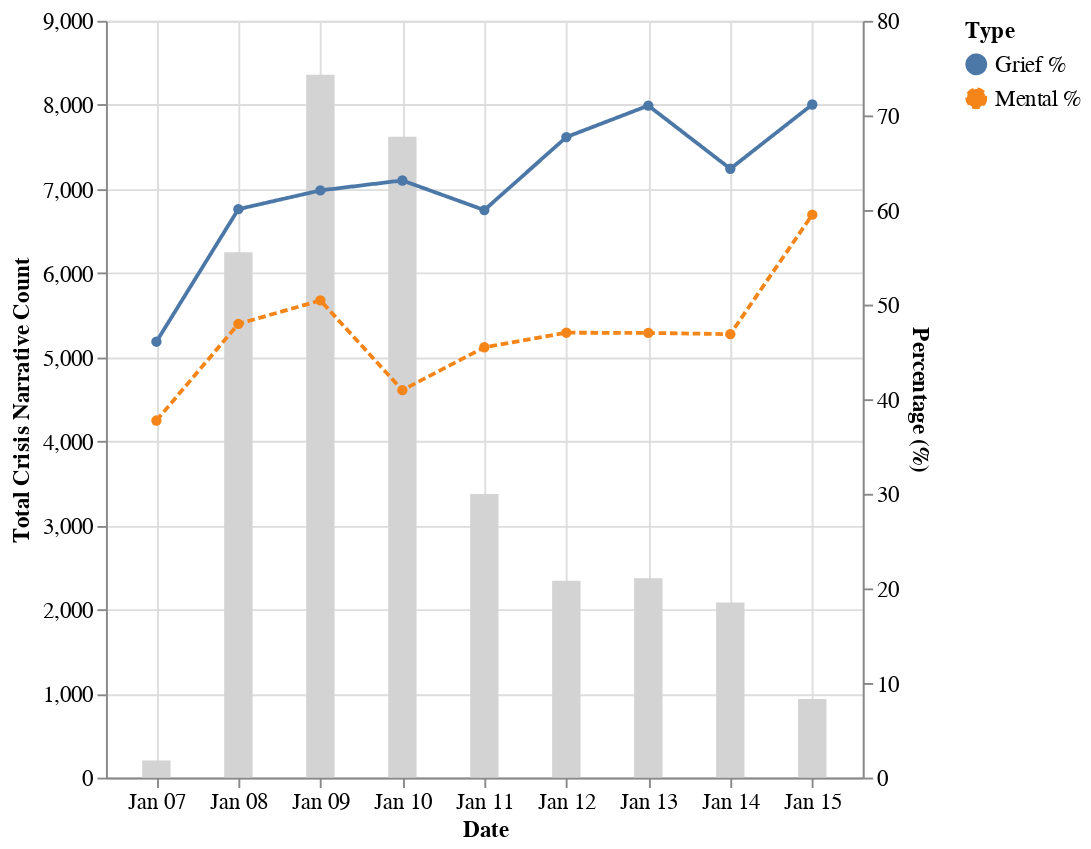

The cell this chart's notebook holds for it:
### Code cell
# Bar for Total Posts (left Y axis)
bar = alt.Chart(summary_by_cut).mark_bar(color='lightgray', size = 15).encode(
    x=alt.X('Day:T', title='Date', axis=alt.Axis(format='%b %d'), scale=x_scale),
    y=alt.Y('Total_Posts:Q', title='Total Crisis Narrative Count'),
)

# Line for Grief % and Mental % (right Y axis with shared legend)
line = alt.Chart(percent_df).mark_line(point=True).encode(
    x='Day:T',
    y=alt.Y('Percent:Q', title='Percentage (%)', axis=alt.Axis(titleColor='black')),
    color=alt.Color('Type:N', title='Type'),
    strokeDash=alt.StrokeDash('Type:N', title='Type'),  # Dashed for Mental
    tooltip=['Day:T', 'Type:N', 'Percent:Q']
)

# Combine with dual y-axes
date_chart = alt.layer(
    bar,
    line
).resolve_scale(
    y = 'independent'
).properties(
    width=400,
    height=400,
    #title='Post Volume and Emotional Expression by Day'
)

date_chart

### Figure 1 — Vega-Lite specification as saved in the notebook (floating-point values rounded to 4 significant figures)
{"config": {"title": {"font": "Helvetica", "fontSize": 12}, "axis": {"labelFont": "Helvetica", "labelFontSize": 12, "titleFont": "Helvetica", "titleFontSize": 12}, "legend": {"labelFont": "Helvetica", "labelFontSize": 12, "titleFont": "Helvetica", "titleFontSize": 12}}, "layer": [{"data": {"name": "data-a8d6f62f205b517e34ee615d3876cf53"}, "mark": {"type": "bar", "color": "lightgray", "size": 15}, "encoding": {"x": {"axis": {"format": "%b %d"}, "field": "Day", "scale": {"domain": ["2025-01-06T12:00:00", "2025-01-15T12:00:00"]}, "title": "Date", "type": "temporal"}, "y": {"field": "Total_Posts", "title": "Total Crisis Narrative Count", "type": "quantitative"}}}, {"data": {"name": "data-9554c4f554540ee1e1c268d6de5ac1ea"}, "mark": {"type": "line", "point": true}, "encoding": {"color": {"field": "Type", "title": "Type", "type": "nominal"}, "strokeDash": {"field": "Type", "title": "Type", "type": "nominal"}, "tooltip": [{"field": "Day", "type": "temporal"}, {"field": "Type", "type": "nominal"}, {"field": "Percent", "type": "quantitative"}], "x": {"field": "Day", "type": "temporal"}, "y": {"axis": {"titleColor": "black"}, "field": "Percent", "title": "Percentage (%)", "type": "quantitative"}}}], "height": 400, "resolve": {"scale": {"y": "independent"}}, "width": 400, "$schema": "https://vega.github.io/schema/vega-lite/v5.20.1.json", "datasets": {"data-a8d6f62f205b517e34ee615d3876cf53": [{"Day": "2025-01-07T00:00:00", "Total_Posts": 204, "Grief_Percent": 46.08, "Mental_Percent": 37.75}, {"Day": "2025-01-08T00:00:00", "Total_Posts": 6247, "Grief_Percent": 60.09, "Mental_Percent": 47.96}, {"Day": "2025-01-09T00:00:00", "Total_Posts": 8358, "Grief_Percent": 62.07, "Mental_Percent": 50.44}, {"Day": "2025-01-10T00:00:00", "Total_Posts": 7620, "Grief_Percent": 63.12, "Mental_Percent": 40.96}, {"Day": "2025-01-11T00:00:00", "Total_Posts": 3372, "Grief_Percent": 59.99, "Mental_Percent": 45.49}, {"Day": "2025-01-12T00:00:00", "Total_Posts": 2341, "Grief_Percent": 67.71, "Mental_Percent": 47.03}, {"Day": "2025-01-13T00:00:00", "Total_Posts": 2372, "Grief_Percent": 71.04, "Mental_Percent": 47.01}, {"Day": "2025-01-14T00:00:00", "Total_Posts": 2082, "Grief_Percent": 64.36, "Mental_Percent": 46.88}, {"Day": "2025-01-15T00:00:00", "Total_Posts": 936, "Grief_Percent": 71.15, "Mental_Percent": 59.51}], "data-9554c4f554540ee1e1c268d6de5ac1ea": [{"Day": "2025-01-07T00:00:00", "Total_Posts": 204, "Type": "Grief %", "Percent": 46.08}, {"Day": "2025-01-08T00:00:00", "Total_Posts": 6247, "Type": "Grief %", "Percent": 60.09}, {"Day": "2025-01-09T00:00:00", "Total_Posts": 8358, "Type": "Grief %", "Percent": 62.07}, {"Day": "2025-01-10T00:00:00", "Total_Posts": 7620, "Type": "Grief %", "Percent": 63.12}, {"Day": "2025-01-11T00:00:00", "Total_Posts": 3372, "Type": "Grief %", "Percent": 59.99}, {"Day": "2025-01-12T00:00:00", "Total_Posts": 2341, "Type": "Grief %", "Percent": 67.71}, {"Day": "2025-01-13T00:00:00", "Total_Posts": 2372, "Type": "Grief %", "Percent": 71.04}, {"Day": "2025-01-14T00:00:00", "Total_Posts": 2082, "Type": "Grief %", "Percent": 64.36}, {"Day": "2025-01-15T00:00:00", "Total_Posts": 936, "Type": "Grief %", "Percent": 71.15}, {"Day": "2025-01-07T00:00:00", "Total_Posts": 204, "Type": "Mental %", "Percent": 37.75}, {"Day": "2025-01-08T00:00:00", "Total_Posts": 6247, "Type": "Mental %", "Percent": 47.96}, {"Day": "2025-01-09T00:00:00", "Total_Posts": 8358, "Type": "Mental %", "Percent": 50.44}, {"Day": "2025-01-10T00:00:00", "Total_Posts": 7620, "Type": "Mental %", "Percent": 40.96}, {"Day": "2025-01-11T00:00:00", "Total_Posts": 3372, "Type": "Mental %", "Percent": 45.49}, {"Day": "2025-01-12T00:00:00", "Total_Posts": 2341, "Type": "Mental %", "Percent": 47.03}, {"Day": "2025-01-13T00:00:00", "Total_Posts": 2372, "Type": "Mental %", "Percent": 47.01}, {"Day": "2025-01-14T00:00:00", "Total_Posts": 2082, "Type": "Mental %", "Percent": 46.88}, {"Day": "2025-01-15T00:00:00", "Total_Posts": 936, "Type": "Mental %", "Percent": 59.51}]}}
